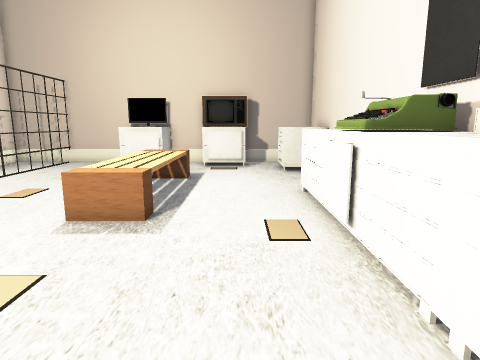
[1] (above)

18 first-person views from a walk through a scene from a Unity 3-D project. The camera is 1.2 m above the floor, tilts 10° down and sees 75° across. The floor is counted in squares, 0.5 m on a side. Each view is taken from the middle of a square. On the plan, view 1 faces up. The plan holds only what a view shows up to about 19 squares ahead; the rest is blank. The player character is not drawn. Some surface patterns are stand-ins.

[2]
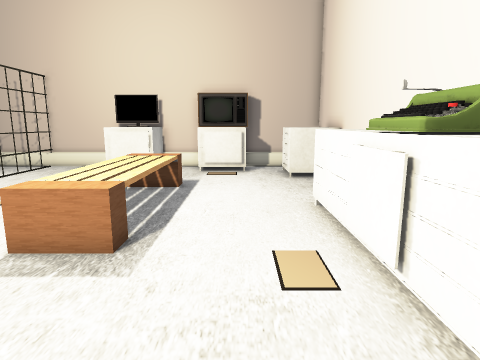

[3]
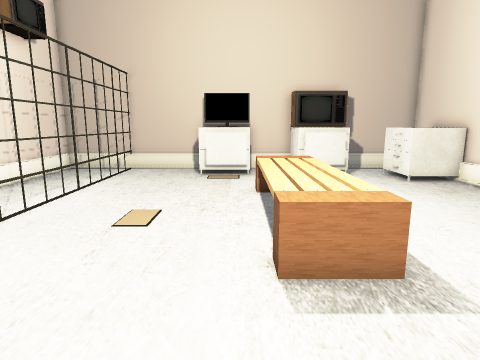

[4]
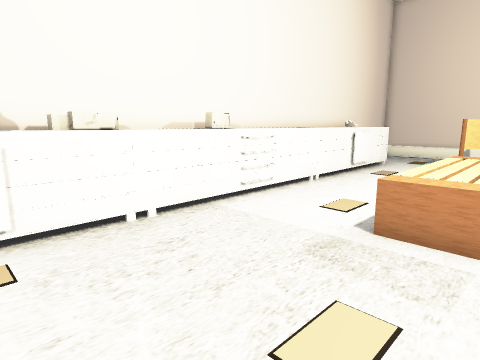

[5]
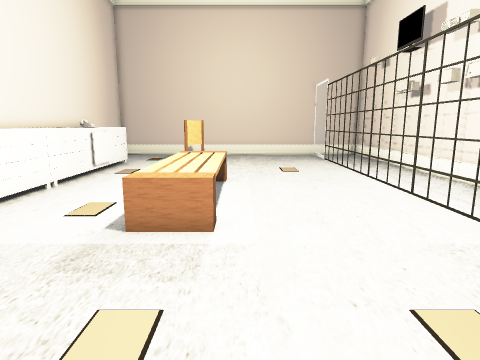

[6]
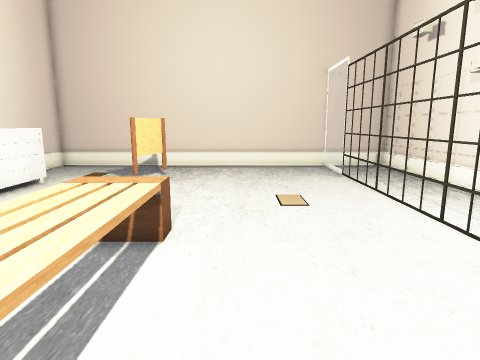

[7]
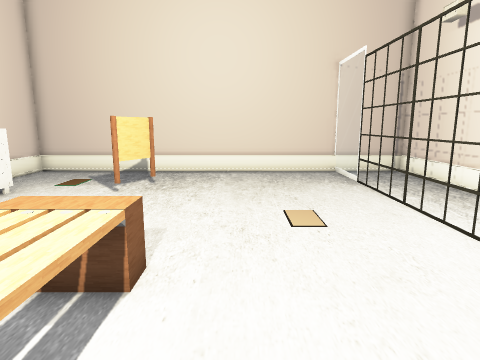

[8]
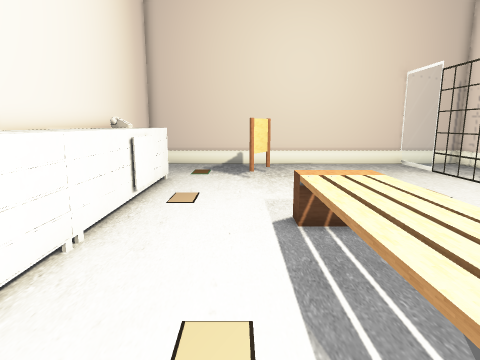

[9]
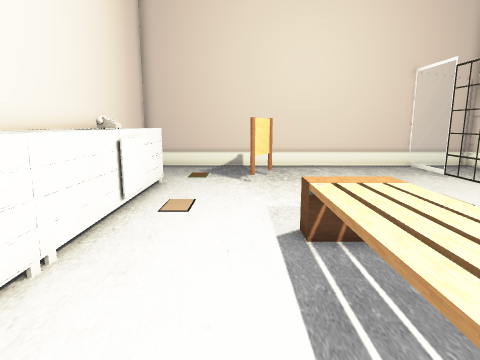

[10]
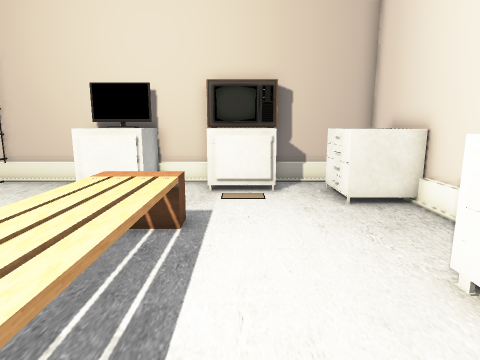

[11]
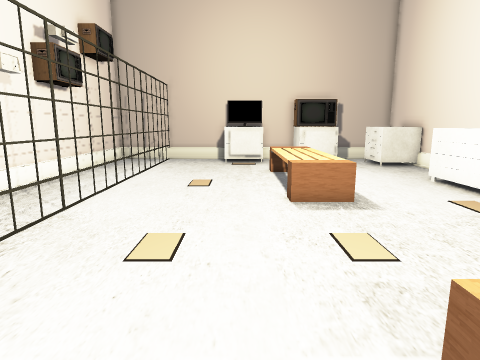

[12]
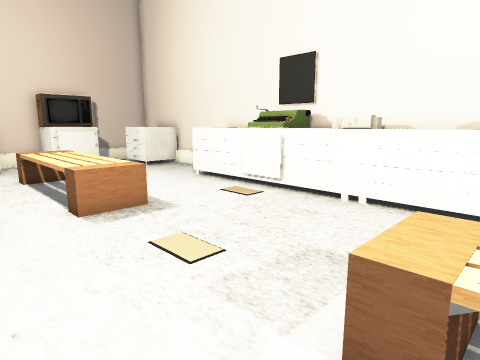

[13]
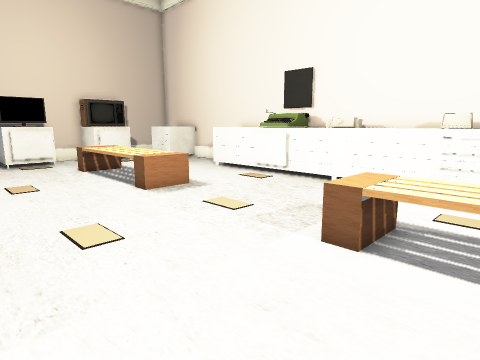

[14]
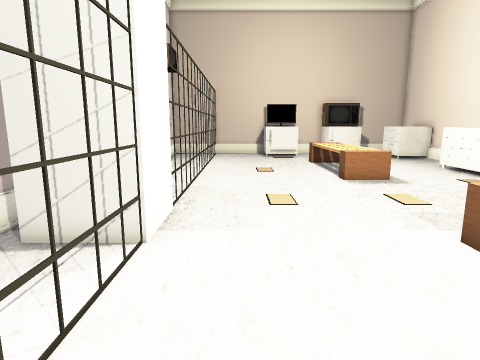

[15]
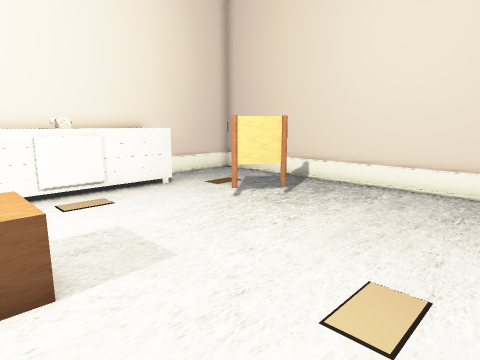

[16]
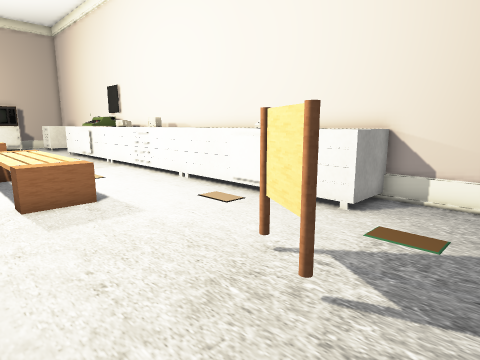

[17]
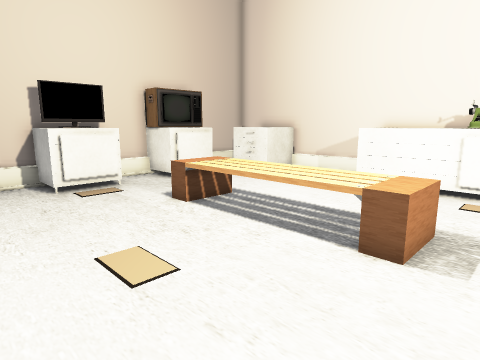

[18]
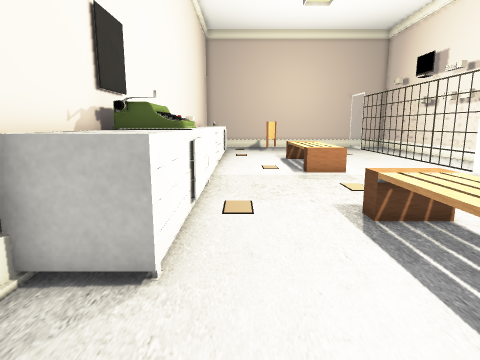

### Floor plan
Key: @ floor where view 1 was taken; # wall or solid block; . floor; = window, fence, low wall or low ledge; T thing the floor can be seen under or through; R drawers; B bench; A radio; C TV; P phone; O other object.
Columns run from 13 left of view 1 to 5 right of it. Each row starts with its distance up from view 1.
 21      ##RR  C C    #
 20 ######R R##C C#####
 19  .T...RRR..RRR..RR#
 18  .T...RRR..RR#.RRRR
 17  .T............R  R
 16  .T.............RR#
 15  .T......BB.......#
 14  .T......BBB......#
 13  .T......BBB......#
 12  .T......BBB....RR#
 11  .T......BBB...RRRR
 10  .T......BBB...RRRR
  9  .T......BBB...RRRR
  8  .T......BBB...RRRR
  7  .T............RORR
  6  .T............RRRR
  5  .T............RRAR
  4   T............RAAR
  3   T............RAA#
  2   O............RR R
  1   O............RRRR
  0 OOT......BBB.@.RAAR
 -1  .T......BBB...RAAR
 -2  .T......BBB...RR R
 -3  .T......BBB...RR R
 -4  .T......BBB...RRRR
 -5  .T......BBB...RRR#
 -6  .T......BBB...RRRR
 -7  .T......BBB...RRRR
 -8  .T............RRRR
 -9  .T............RORR
-10  .T............#PRR
-11  .T............RRRR
-12  .T............RRRR
-13  .T........O...RRR#
-14  .T........#......#
-15  .T........O......#
-16  .=...............#
-17  .=...............#
-18  .=...............#
-19 ###################

Positions as (right, up) in squares from view 1, and headings:
1: (0, 0), facing up
2: (0, 2), facing up
3: (-5, 3), facing up
4: (-5, 7), facing down-right
5: (-5, 7), facing down
6: (-6, 0), facing down
7: (-6, -2), facing down
8: (-1, 1), facing down
9: (-1, 0), facing down
10: (-1, 7), facing up
11: (-6, -2), facing up
12: (-7, -1), facing up-right
13: (-10, -3), facing up-right
14: (-9, -6), facing up
15: (-9, -6), facing down-right
16: (-6, -17), facing up-right
17: (-10, 6), facing up-right
18: (1, 16), facing down
